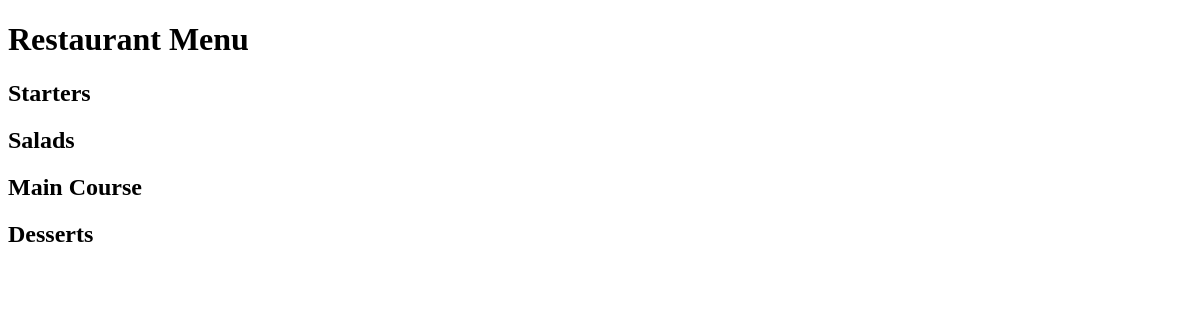
The app's page /, older data.
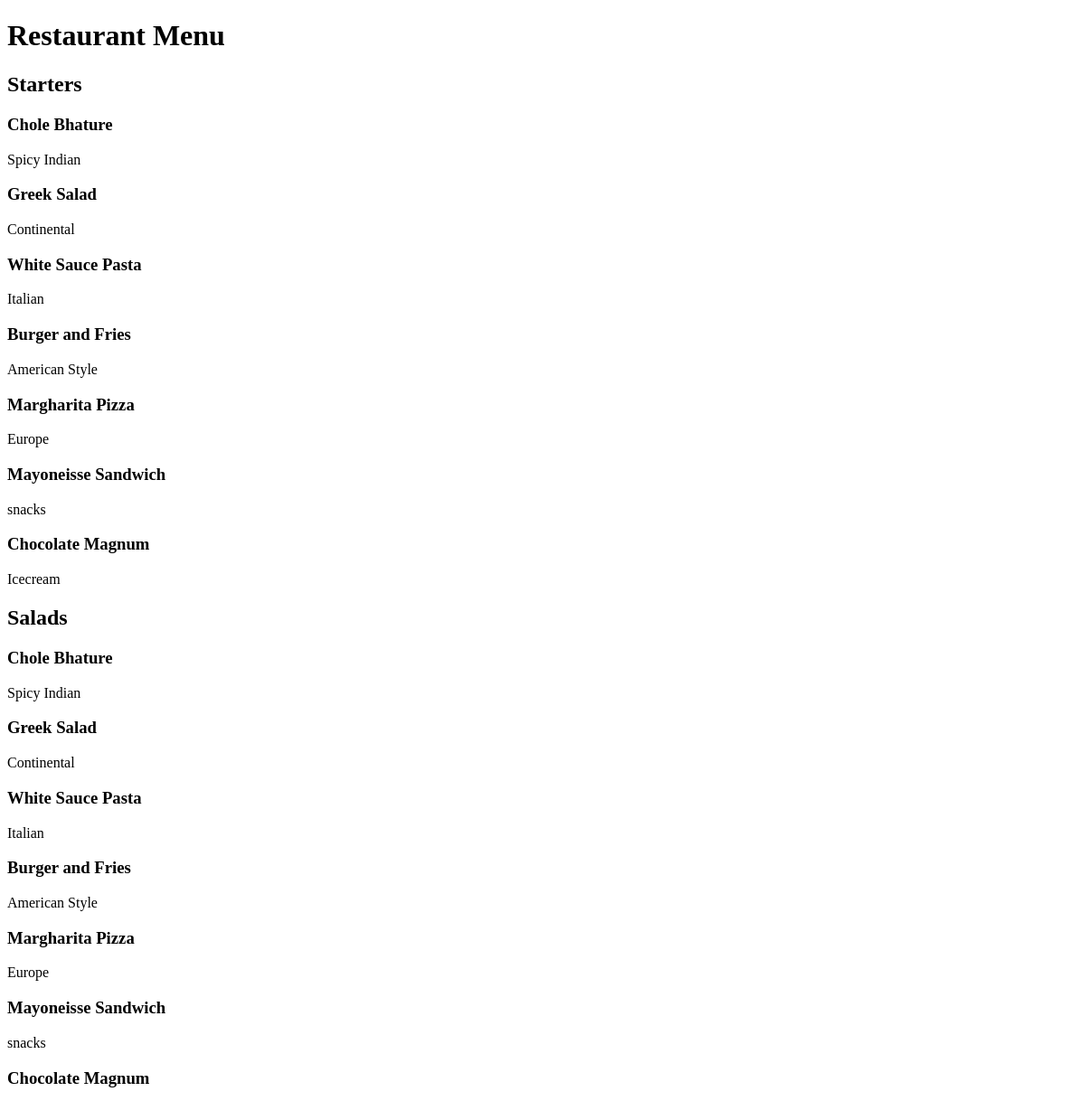
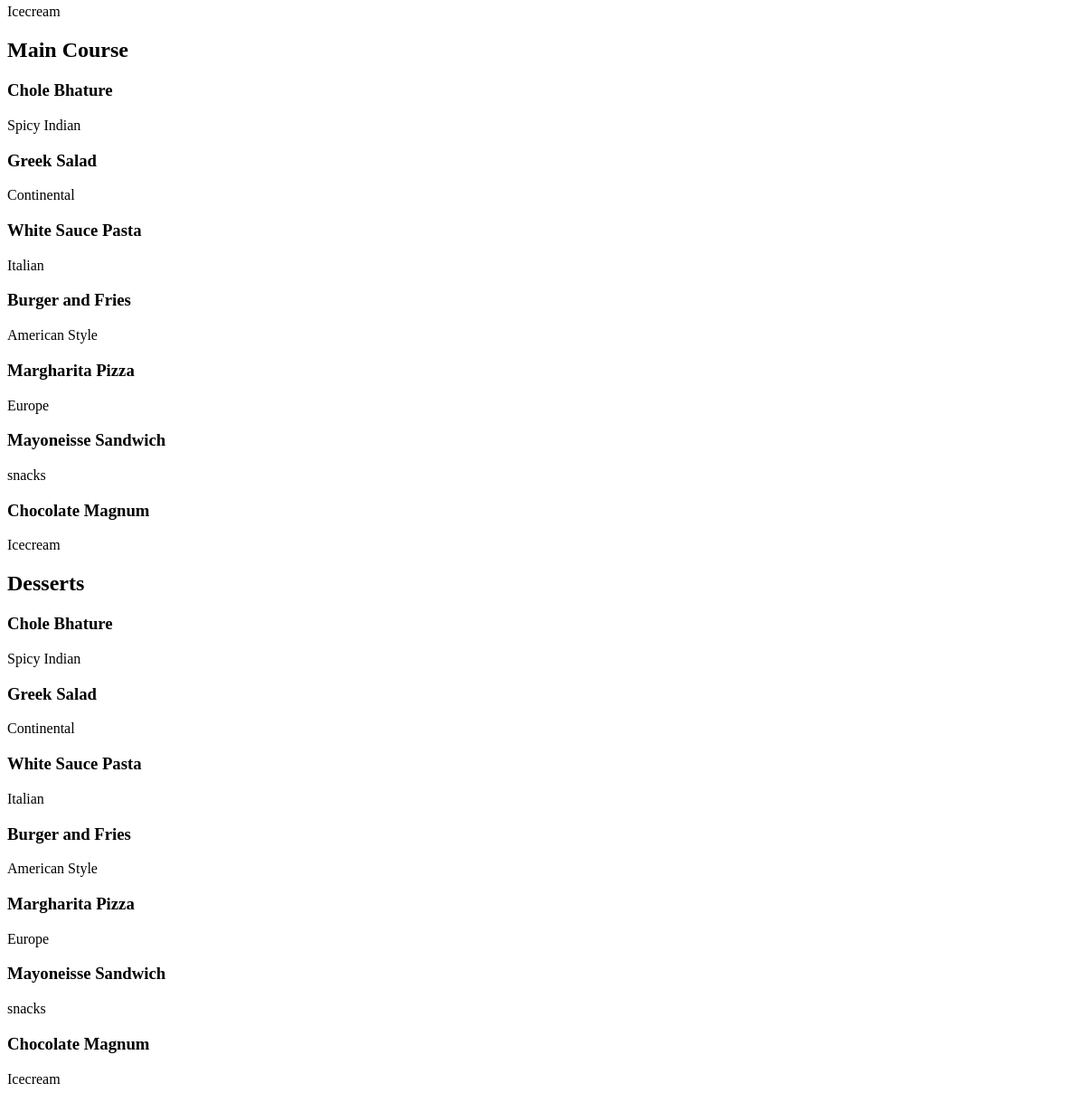
The same page, newer data (2 pictures, top to bottom).
### restaurant_menu/models.py (models this page shows, shortened)
class Item(models.Model):
    meal = models.CharField(max_length=1000, unique=True)
    description = models.CharField(max_length=2000)
    price = models.DecimalField(max_digits=10, decimal_places=2)
    meal_type = models.CharField(max_length=200, choices=MEAL_TYPE)
    author = models.ForeignKey(User, on_delete=models.PROTECT)
    status = models.IntegerField(choices=STATUS, default=1)
    date_created = models.DateTimeField(auto_now_add=True)
    date_updated = models.DateTimeField(auto_now=True)

### restaurant_menu/views.py (the view)
# urls.py: path('', views.MenuList.as_view(), name='home')
class MenuList(generic.ListView):
    queryset = Item.objects.order_by("date_created")
    template_name = "index.html"
    def get_context_data(self, **kwargs):
        context = super().get_context_data(**kwargs)
        context["meals"] = MEAL_TYPE
        return context

### restaurant_menu/templates/index.html (shortened to what this page needs)
<!DOCTYPE html>
<html lang="en">
<head>
</head>
<body>
  <h1>Restaurant Menu</h1>
    {% for meal in meals %}
    <h2>{{ meal.1 }}</h2>
    {% for row in item_list %}
          <h3>{{ row.meal }}</h3>
          <p>{{ row.description }}</p>
    {% endfor %}
    {% endfor %}
</body>
</html>

Row changes from the older to the newer data that the page shows:
added Item: meal "Chole Bhature", description "Spicy Indian"
added Item: meal "Greek Salad", description "Continental"
added Item: meal "White Sauce Pasta", description "Italian"
added Item: meal "Burger and Fries", description "American Style"
added Item: meal "Margharita Pizza", description "Europe"
added Item: meal "Mayoneisse Sandwich", description "snacks"
added Item: meal "Chocolate Magnum", description "Icecream"
